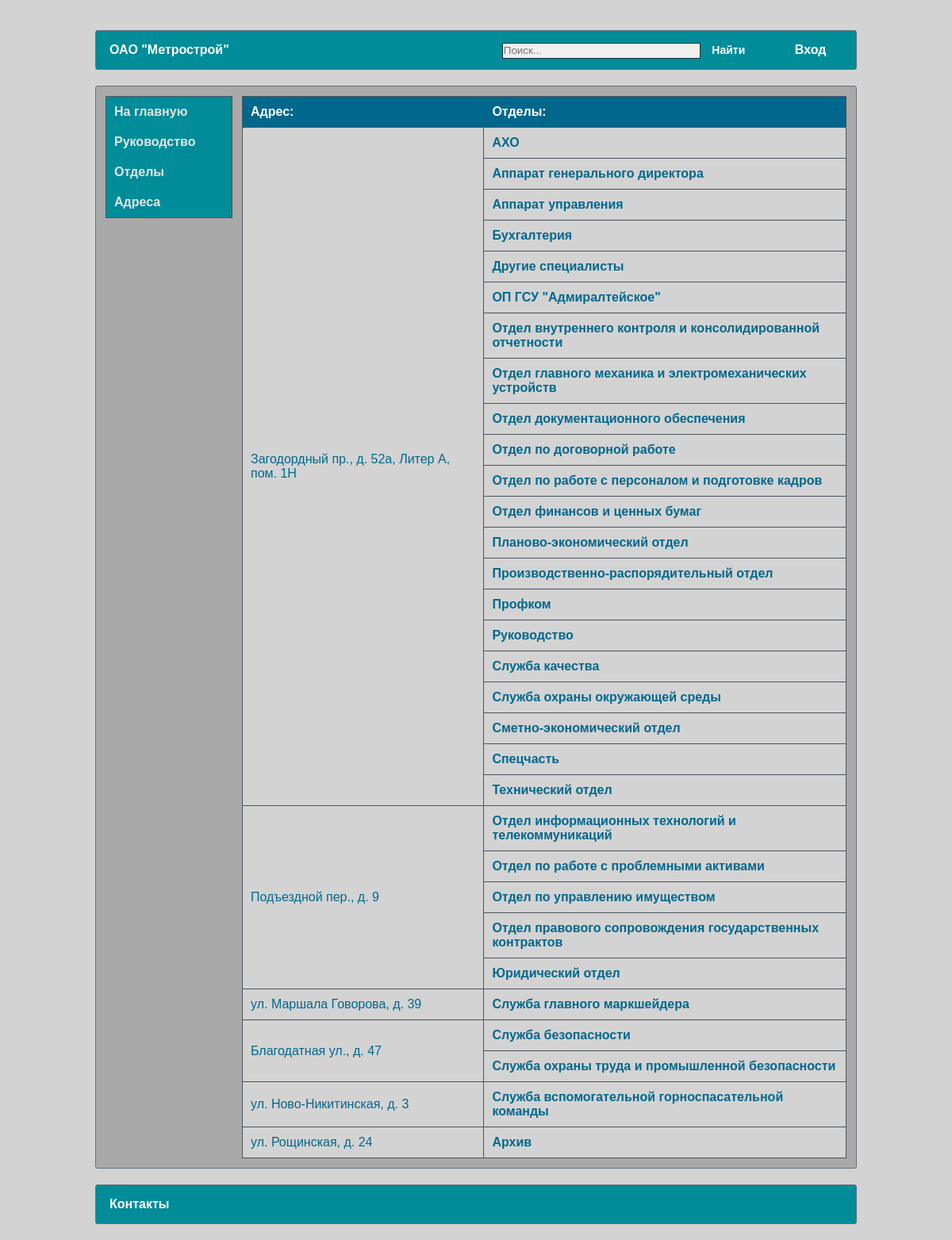
/addresses/, run on an earlier commit of the app's database.
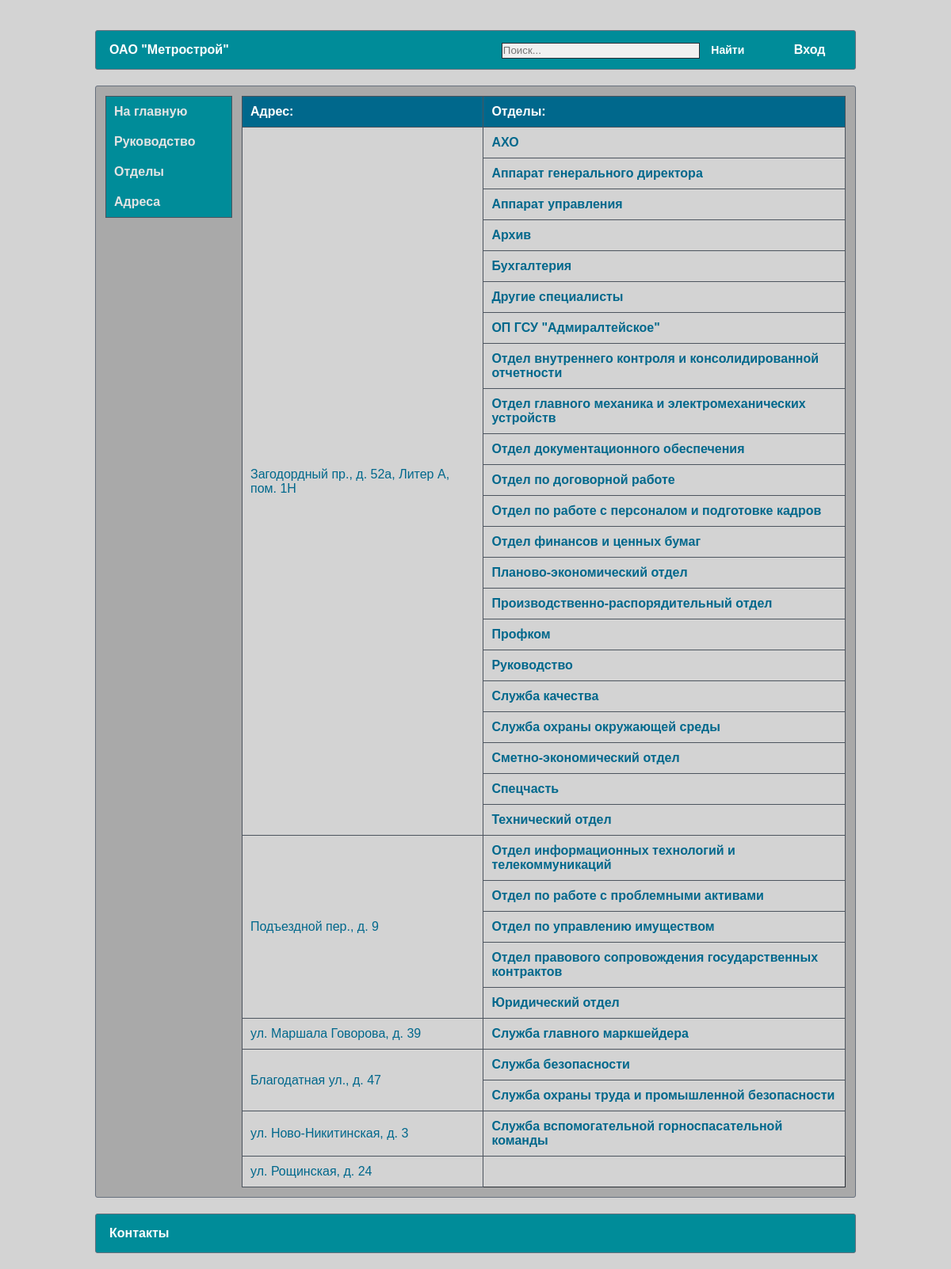
And on a later commit of the database.
### catalog/models.py (models this page shows, shortened)
class AdressDepartment(models.Model):
    street = models.CharField(max_length=30, verbose_name="Улица")
    building = models.CharField(max_length=10, verbose_name="Дом/Строение")
    letter = models.CharField(max_length=20, verbose_name="Корпус/Литера", null=True, blank=True)
    room = models.CharField(max_length=20, verbose_name="Помещение", null=True, blank=True)
    class Meta:
        ordering = ["street"]
    def __str__(self):
        full_adress = self.street + ", " + self.building
        if self.letter:
            full_adress += ", " + self.letter
        if self.room:
            full_adress += ", " + self.room
        return full_adress

class Department(models.Model):
    name = models.TextField(max_length=150, verbose_name="Наименование отдела/подзразделения")
    short_name = models.CharField(max_length=50, verbose_name="Сокращенное название", null=True, blank=True)
    adress = models.ForeignKey('AdressDepartment', on_delete=models.SET_NULL, verbose_name="Местонахождение", null=True, blank=True)
    priority = models.IntegerField(verbose_name="Приоритет", null=False, blank=False, default=1)
    class Meta:
        ordering = ["priority"]
    def get_absolute_url(self):
        return reverse('department-detail', args=[str(self.id)])

### catalog/views.py (the view)
# urls.py: path('addresses/',AddressesView.as_view(), name='addresses'),
class AddressesView(View):
    def get(self, request):
        count_dep = {}  # словарь с кол-вом отделов по каждому адресу
        departments = Department.objects.all().order_by('name')
        for i in range(AdressDepartment.objects.count()):
            count = len(Department.objects.filter(adress=AdressDepartment.objects.get(id=i + 1)))
            count_dep[i + 1] = count
        adresses = AdressDepartment.objects.all().order_by('id')
        context = {"addresses": adresses, "departments": departments, "count_dep": count_dep}
        return render(request, 'catalog/addresses.html', context)

### catalog/views.py (called while the page is built)
@register.filter(name="get_item")
def get_item(dictionary, key):
    return dictionary.get(key)

### templates/catalog/addresses.html (shortened to what this page needs)
{% extends "catalog/base.html" %}
{% load static %}
{% block content %}
        <table class="bordered">
            <thead>
            <tr>
                <th>Адрес:</th>
                <th>Отделы:</th>
            </tr>
            </thead>
            <tbody>
            {% for address in addresses %}
                <tr>
                    <td style="text-align: left" width="40%" rowspan={{ count_dep|get_item:address.id }}>
                        {{ address }}
                    </td>
                    {% for department in departments %}
                        {% if department.adress == address %}
                            <td>
                                <b><a href="{{ department.get_absolute_url }}">{{ department.name }}</a></b>
                            </td>
                            </tr>
                        {% endif %}
                    {% endfor %}
            {% endfor %}
        </table>
{% endblock %}

### templates/catalog/base.html (shortened to what this page needs)
﻿{% load static %}
<!DOCTYPE html>
<html>
	<head>
		<link rel="stylesheet" type="text/css" href="{% static 'catalog/style.css' %}">
		<link rel="stylesheet" type="text/css" href="{% static 'catalog/media-queries.css'  %}">
	</head>
	<body>
		<div class="wrapper">
			<div class="header">
                <table class="menu">
                    <tr>
                        <td>
                            ОАО "Метрострой"
                        </td>
                        <td align="right">
                            <form method="get" action="{% url 'results' %}">
                                <input type="text" placeholder="Поиск..." name="search">
                                <input type="submit" value="Найти">
                            </form>
                        </td>
                        <td align="center">
                            {% if user.is_authenticated %}
                                <a href="{% url 'logout' %}">{{ user.username }}</a>
                            {% else %}
                                <a href="{% url 'login' %}">Вход</a>
                            {% endif %}
                        </td>
                    </tr>
                </table>
			</div>
			<div class="content">
                <table>
                    <tr>
                        <td class="leftmenu">
                            <div class="leftCol">
                                <ul class="leftNav">
                                    <li><a href="{% url 'home' %}">На главную</a></li>
                                    <li><a href="{% url 'governance' %}">Руководство</a></li>
                                    <li><a href="{% url 'department' %}">Отделы</a></li>
                                    <li><a href="{% url 'addresses' %}">Адреса</a></li>
                                </ul>
                                <br>
        				    </div>
                        </td>
                        <td width="100%" style="vertical-align: top">
                            {% block content %}
                            {% endblock %}
            </div>
            <div class="header" style="padding-bottom: 20px">
                <table class="menu">
                    <tr>
                        <td>
                            Контакты
                        </td>
                    </tr>
                </table>
			</div>
		</div>
	</body>
</html>

### catalog/static/catalog/style.css (style rules this page uses)
* { margin: 0; padding: 0; }
a { color: #00688c; text-decoration: none; }
html,body { width: 100%; height: 100%; }
body { background: #d3d3d3; font-family: Arial; font-size: 14px; color: white; line-height: 18px; }
.wrapper { width: 80%; padding: 0 10px; margin: 0 auto; min-height: 100%; }
.header { padding-top: 20px; margin-bottom: 20px; }
.content { padding: 10px; border-radius: 3px; border: 1px solid #67707d; background-color: darkgray; overflow: hidden; }
ul,ol,dl { margin: 0 0 0 30px; }
table.menu { background-color: #008c99; height: 50px; border-radius: 3px; border: 1px solid #67707d; width: 100%; }
table.menu td { font-weight: bold; vertical-align: center; padding-left: 15px; padding-right: 15px; }
table.menu td a { color: white; text-decoration: none; }
table.bordered { border-collapse: collapse; border: 1px solid #292e35; width: 100%; background-color: #d3d3d3; border-radius: 3px; border-spacing: 0; }
table.bordered th { padding: 10px; vertical-align: center; border: 1px solid #4c545e; }
table.bordered td { padding: 10px; vertical-align: center; border: 1px solid #4c545e; color: #00688c; }
table.bordered th { background-color: #00688c; text-align: left; font-weight: bold; color: white; }
.leftmenu { vertical-align: top; font-weight: bold; }
.leftCol { float: left; margin-right: 10px; vertical-align: top; width: 160px; }
ul.leftNav { margin: 0 0 0 0; padding: 0; background-color: #008c99; border: 1px solid #4c545e; }
ul.leftNav li a { color: #e4e4e4; text-decoration: none; padding: 10px 10px 10px 10px; display: block; }
ul.leftNav li { list-style: none; }
input[type=text], input[type=password] { padding: 1px; height: 20px; border: 1px solid #292e35; background-color: #f0f0f0; width: 250px; }
input[type=submit] { font-weight: bold; font-size: 14px; background-color: #008c99; border: 0; color: white; padding: 3px 10px 3px 10px; }

What changed in the data, as far as the page shows it:
changed AdressDepartment "Загодордный пр., д. 52а, Литер А, пом. 1Н": gains Department (name "Архив")
changed AdressDepartment "ул. Рощинская, д. 24": loses Department (name "Архив")
